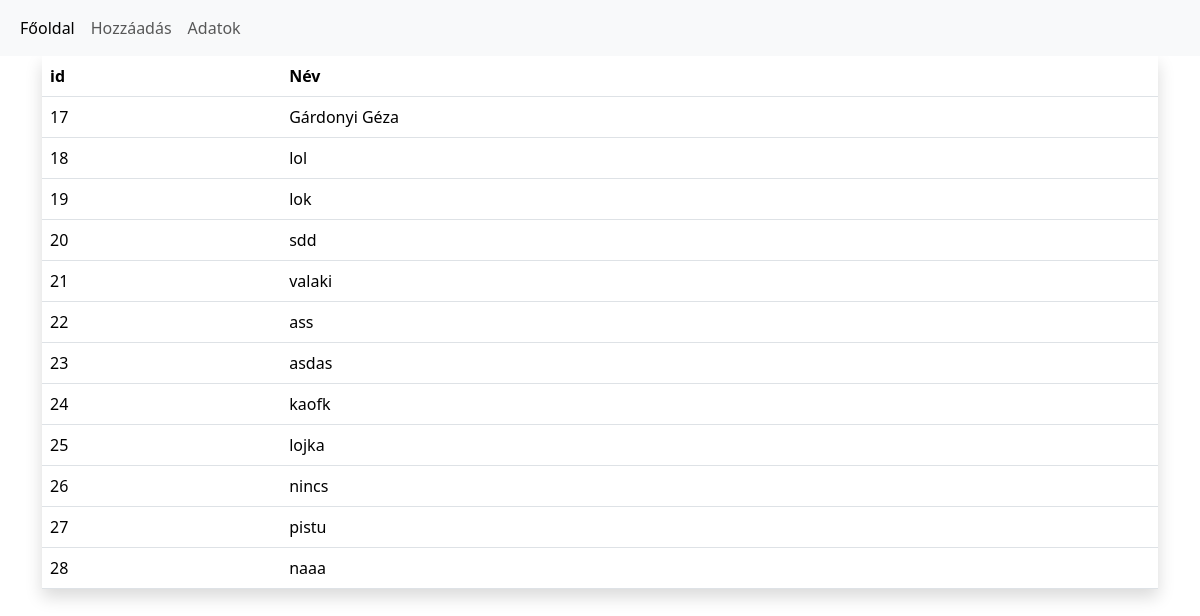
The app's page /szerzok/, older data.
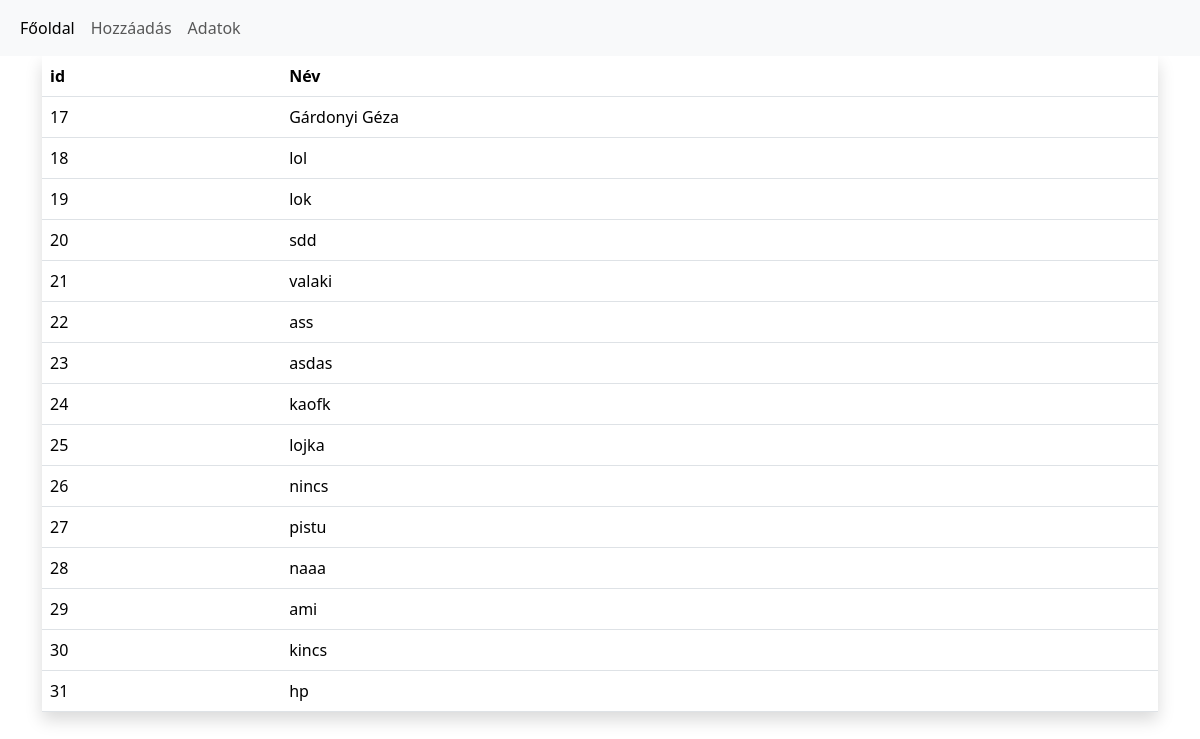
The same page, newer data.
### alkalmazas/models.py (models this page shows, shortened)
class Szerzok(models.Model):
    szerzo = models.CharField(max_length=100, unique=True)
    class Meta:
        verbose_name_plural = "Szerzok"

### alkalmazas/views.py (the view)
# urls.py: path('szerzok/', szerzok, name='szerzok'),
def szerzok(request):
    szerzok = Szerzok.objects.all()
    return render(request, 'szerzok.html', {'szerzok': szerzok})

### alkalmazas/templates/szerzok.html
{% extends "base.html" %}
{% block tartalom %}
    <table class="table shadow">
        <thead>
            <tr>
                <th>id</th>
                <th>Név</th>
            </tr>
        </thead>
        <tbody>
            {% for konyv in szerzok %}
                <tr>
                    <td>{{ konyv.id }}</td>
                    <td>{{ konyv.szerzo }}</td>
                </tr>
            {% endfor %}
        </tbody>
    </table>
{% endblock tartalom %}

### alkalmazas/templates/base.html (shortened to what this page needs)
<!DOCTYPE html>
<html lang="en">
<head>
    <link href="https://cdn.jsdelivr.net/npm/bootstrap@5.3.3/dist/css/bootstrap.min.css" rel="stylesheet">
</head>
<body>
    <nav class="navbar navbar-expand-lg bg-body-tertiary">
        <div class="container-fluid">
            <div class="collapse navbar-collapse" id="navbarNavAltMarkup">
            <div class="navbar-nav">
                <a class="nav-link active" aria-current="page" href="{% url 'index'%}">Főoldal</a>
                <a class="nav-link" href="{% url 'hozzad'%}">Hozzáadás</a>
                <a class="nav-link" href="{% url 'adatok'%}">Adatok</a>
            </div>
            </div>
        </div>
    </nav>
    <div class="container">
        {% block tartalom %}
        {% endblock tartalom %}
    </div>
</body>
</html>

Row changes from the older to the newer data that the page shows:
added Szerzok: id "29", szerzo "ami"
added Szerzok: id "30", szerzo "kincs"
added Szerzok: id "31", szerzo "hp"
